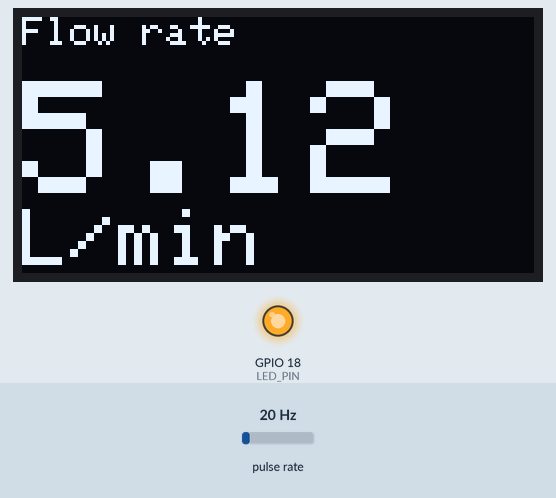
A sketch run on a simulated ESP32. Parts: 128×64 one-colour display, output pins drawn as LEDs (lit = HIGH). Wiring (inferred from the names in the program): pulse sensor: data GPIO 27. The inputs (shaded band) are chosen by the test bench; at power-on: pulse rate 20 Hz. WiFi joins after 1.5 s; servers stay silent unless stated; the display library's start-up logo is not drawn; what the sketch prints to the serial monitor is not drawn.

Above: at 2.6 s.
At 7.7 s:
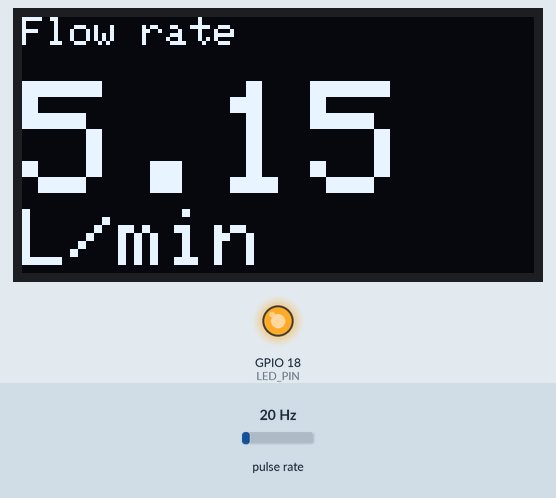
At 39.82 s:
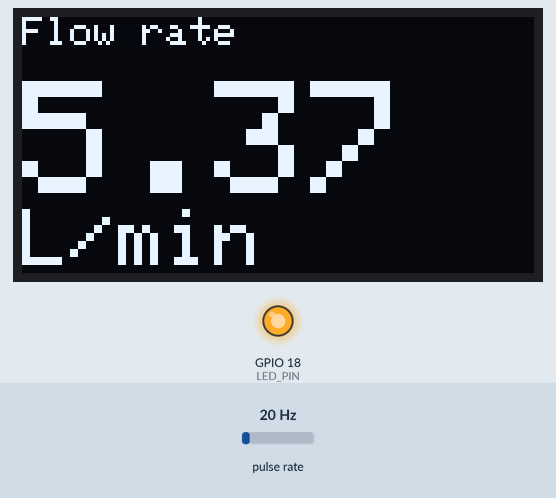
Timing chart, 0 to 40.0 s (numbered marks = the images above):
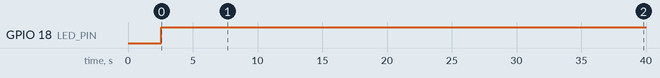

Measured:
- by itself, GPIO 18 (LED_PIN): LOW → HIGH at 2.6 s
- what the display in image 0 shows lasts 5.0 s, from 2.6 s to 7.6 s
- what the display in image 1 shows lasts 1.0 s, from 7.6 s to 8.6 s

The sketch:

waterFlowSensor.ino
```cpp
#include <SPI.h>
#include <Wire.h>
#include <WiFi.h>
#include <Adafruit_GFX.h>
#include <Adafruit_SH110X.h>
#include <ArduinoJson.h>
#include "HTTPClient.h"
#include "secrets.h"
#include "ThingSpeak.h"

// code definitions
#define LED_PIN 18 // FLOW LED
#define SENSOR 27
#define CAP (int)1e8
#define SEND_INTERVAL 120000 // FlowData sent to cloud every 2 min
#define DISPLAY_INTERVAL 1000 // flowRateSend updated on OLED every sec
#define CALIBRATION_FACTOR 3.9 // Calculated calibration factor
#define FLOW_THRESHOLD 1.0 // Threshold flowRateSend for LED in L/min
#define P1 1721 //RSA encryption prime1
#define P2 4999 //RSA encryption prime2

// initializing with I2C address
#define i2c_Address 0x3c // OLED
#define SCREEN_WIDTH 128 // OLED display width in pixels
#define SCREEN_HEIGHT 64 // OLED display height in pixels
#define OLED_RESET -1    // QT-PY / XIAO
Adafruit_SH1106G display = Adafruit_SH1106G(SCREEN_WIDTH, SCREEN_HEIGHT, &Wire, OLED_RESET);

// variables declaration and initialization for water flow sensor
long previousMillisSend, previousMillisDisplay;
volatile int pulseCount;
int currDisplay, currSend, prevDisplay, prevSend;
float flowRateSend, flowRateDisplay;
unsigned int flowMLSend, flowMLDisplay;
long E; //RSA encryption

char ssid[] = SECRET_SSID; // your network SSID (name)
char pass[] = SECRET_PASS; // your network password
int keyIndex = 0;          // your network key Index number (needed only for WEP)
WiFiClient client;

unsigned long myChannelNumber = SECRET_CH_ID;    // ThingSpeak Channel Number
const char *myWriteAPIKey = SECRET_WRITE_APIKEY; // APIKEY for writing to myChannelNumber

unsigned long myOtherChannelNumber = CH_ID;    // ThingSpeak Channel Number
const char *myOtherWriteAPIKey = WRITE_APIKEY; // APIKEY for writing to myChannelNumber

float waterFlow = 0.0;
String EncryptedWaterFlow;
float volume = 0.0;
String myStatus = "";

// String cse_ip = "192.168.140.155";
// String cse_port = "8080";
// String server = "http://" + cse_ip + ":" + cse_port + "/~/in-cse/in-name/";
// String ae = "WaterLevel_sensor";
// String cnt = "node1";

//String server = "https://esw-onem2m.iiit.ac.in/~/in-cse/in-name/"; // outside network
String server = "http://esw-onem2m.iiit.ac.in:443/~/in-cse/in-name/";  //IIIT network
String ae = "Team-7";
String cnt;

void IRAM_ATTR pulseCounter()
{
  pulseCount = (pulseCount + 1) % CAP;
}

void createCI(String &val, String &cnt)
{
  HTTPClient http;
  http.begin(server + ae + "/" + cnt + "/");
  //http.addHeader("X-M2M-Origin", "admin:admin"); //localhost
  http.addHeader("X-M2M-Origin", SECRET_OM2M_ID); // for iiit server
  http.addHeader("Content-Type", "application/json;ty=4");
  int code = http.POST("{\"m2m:cin\": {\"cnf\":\"application/json\",\"con\": " + String(val) + "}}");
  Serial.print(cnt + " code : ");
  Serial.println(code);
  if (code == -1)
  {
    Serial.println("UNABLE TO CONNECT TO THE SERVER");
  }
  http.end();
}

//RSA ENCRYPTION---------------------------------------------
long gcd(long a, long h){
    long temp;
    while (true){
        temp = a%h;
        if (temp == 0){
          return h;
        }
        a = h;
        h = temp;
    }
}

long addmod(long x, long y, long n)
{
    // Precondition: x<n, y<n
    // If it will overflow, use alternative calculation
    if (x + y <= x) x = x - (n - y) % n;
    else x = (x + y) % n;
    return x;
}

long sqrmod(long a, long n)
{
    long b;
    long sum = 0;

    // Make sure original number is less than n
    a = a % n;

    // Use double and add algorithm to calculate a*a mod n
    for (b = a; b != 0; b >>= 1) {
        if (b & 1) {
            sum = addmod(sum, a, n);
        }
        a = addmod(a, a, n);
    }
    return sum;
}

long powFun(long base, long ex, long mo) {
    long r;
    if(ex == 0)
        return 1;
    else if(ex % 2 == 0) {
        r = powFun(base, ex/2, mo) % mo ;
        // return (r * r) % mo;
        return sqrmod(r, mo);
    }else
        return (base * powFun(base, ex - 1, mo)) % mo;
}

long getE(long p1, long p2){
    long e = 3;
    long phi = (p1-1)*(p2-1);
    while (e < phi){
        if (gcd(e, phi)==1)
            break;
        else
            e+=1;
    }
    return e;
}
long Encrypt(long val, long p1, long p2, long e){
    long n = p1*p2;
    return powFun(val, e, n);
}
//-----------------------------------------------------------------

void setup()
{
  Serial.begin(9600);

  E = getE(P1, P2);

  pinMode(LED_PIN, OUTPUT); //LED
  pinMode(SENSOR, INPUT_PULLUP);
  digitalWrite(LED_PIN, LOW);

  pulseCount = 0;
  flowRateSend = 0.0;
  flowRateDisplay = 0.0;
  flowMLSend = 0;
  flowMLDisplay = 0;
  previousMillisSend = millis();
  previousMillisDisplay = millis();
  prevDisplay = 0.0;
  currDisplay = 0.0;
  prevSend = 0.0;
  currSend = 0.0;

  attachInterrupt(digitalPinToInterrupt(SENSOR), pulseCounter, FALLING);

  delay(250); // waiting for OLED to power up
  display.begin(i2c_Address, true);
  display.setContrast(0); // dim display
  display.display();
  delay(2000);

  // Clear the buffer.
  display.clearDisplay();

  while (!Serial)
  {
    ;
    // wait for serial port to connect.
    // needed for Leonardo native USB port only
  }

  WiFi.mode(WIFI_STA);
  ThingSpeak.begin(client); // initialize ThingSpeak
  delay(250);
}

void loop()
{

  if (millis() - previousMillisDisplay > DISPLAY_INTERVAL) {
    currDisplay = pulseCount  - prevDisplay;
    if (currDisplay < 0) currDisplay += CAP;
    prevDisplay = pulseCount;
    flowRateDisplay = ((1000.0 / (millis() - previousMillisDisplay)) * currDisplay) / CALIBRATION_FACTOR;
    previousMillisDisplay = millis();
    // Divide the flow rate in litres/minute by 60 to determine how many litres have
    // passed through the sensor in this 1 second interval, then multiply by 1000 to
    // convert to millilitres.
    flowMLDisplay = (flowRateDisplay / 60) * 1000; // mL/sec

    // Print the flow rate for this second
    Serial.print("DISPLAY::::Flow rate: ");
    Serial.print(int(flowMLDisplay)); // Print the integer part of the variable
    Serial.print("mL/sec or ");
    Serial.print(flowRateDisplay);
    Serial.println("L/min");

    // print on oled
    display.setTextSize(1);
    display.setTextColor(SH110X_WHITE);
    display.setCursor(0, 0);
    display.println("Flow rate");
    display.println();
    display.setTextSize(4);
    display.println(flowRateDisplay);
    display.setTextSize(2);
    display.println("L/min");
    display.display();
    display.clearDisplay();

    if (flowRateDisplay > FLOW_THRESHOLD) digitalWrite(LED_PIN, HIGH); // flow LED ON
    else digitalWrite(LED_PIN, LOW); // flow LED OFF
  }

  // Check wifi status for cloud communication

  if (WiFi.status() != WL_CONNECTED)
  {
    Serial.print("Attempting to connect to SSID: ");
    Serial.println(SECRET_SSID);
    int c = 0;
    while (WiFi.status() != WL_CONNECTED && c++ < 3) // if not connected try connecting 3 times or move on
    {
      WiFi.begin(ssid, pass); // connect to WPA/WPA2 network
      Serial.print(".");
      delay(5000);
    }
    Serial.println("\nConnected.");
  }
  else {
    if (millis() - previousMillisSend > SEND_INTERVAL)
    {
      currSend = pulseCount  - prevSend;
      if (currSend < 0) currSend += CAP;
      prevSend = pulseCount;

      // Because this loop may not complete in exactly 2min intervals we calculate
      // the number of milliseconds that have passed since the last execution and use
      // that to scale the output. We also apply the calibrationFactor to scale the output
      // based on the number of pulses per second per units of measure (litres/minute in
      // this case) coming from the sensor.
      flowRateSend = ((1000.0 / (millis() - previousMillisSend)) * currSend) / CALIBRATION_FACTOR; // L/min
      previousMillisSend = millis();

      // Divide the flow rate in litres/minute by 60 to determine how many litres have
      // passed through the sensor in this 1 second interval, then multiply by 1000 to
      // convert to millilitres.

      flowMLSend = (flowRateSend / 60) * 1000; // mL/sec

      Serial.print("SEND::::Flow rate: ");
      Serial.print(int(flowMLSend)); // Print the integer part of the variable
      Serial.print("mL/sec or ");
      Serial.print(flowRateSend);
      Serial.println("L/min");
      waterFlow = int(flowMLSend);
      EncryptedWaterFlow = String(Encrypt(waterFlow, P1, P2, E));
      String val = String(waterFlow);
      cnt = "flowRate";
      createCI(val, cnt);

      // set the fields with the values
      ThingSpeak.setField(1, EncryptedWaterFlow); // field1 = waterFlow
      int x = ThingSpeak.writeFields(myChannelNumber, myWriteAPIKey);
      if (x == 200)
      {
        Serial.print("Channel update successful, sent ");
        Serial.println(EncryptedWaterFlow);
      }
      else
      {
        Serial.println("Problem updating channel. HTTP error code " + String(x));
      }
      ThingSpeak.setField(1, waterFlow);
      int y = ThingSpeak.writeFields(myOtherChannelNumber, myOtherWriteAPIKey);
    }
  }
}
```

secrets.h
```cpp
// Use this file to store all of the private credentials
// and connection details
#define SECRET_SSID ""    // replace MySSID with your WiFi network name
#define SECRET_PASS "" // replace MyPassword with your WiFi password


#define SECRET_CH_ID ""			// replace 0000000 with your channel number
#define SECRET_WRITE_APIKEY ""   // replace XYZ with your channel write API Key
#define SECRET_OM2M_ID ""


//other-channel
#define CH_ID ""      // replace 0000000 with your channel number
#define WRITE_APIKEY ""   // replace XYZ with your channel write API Key
```
